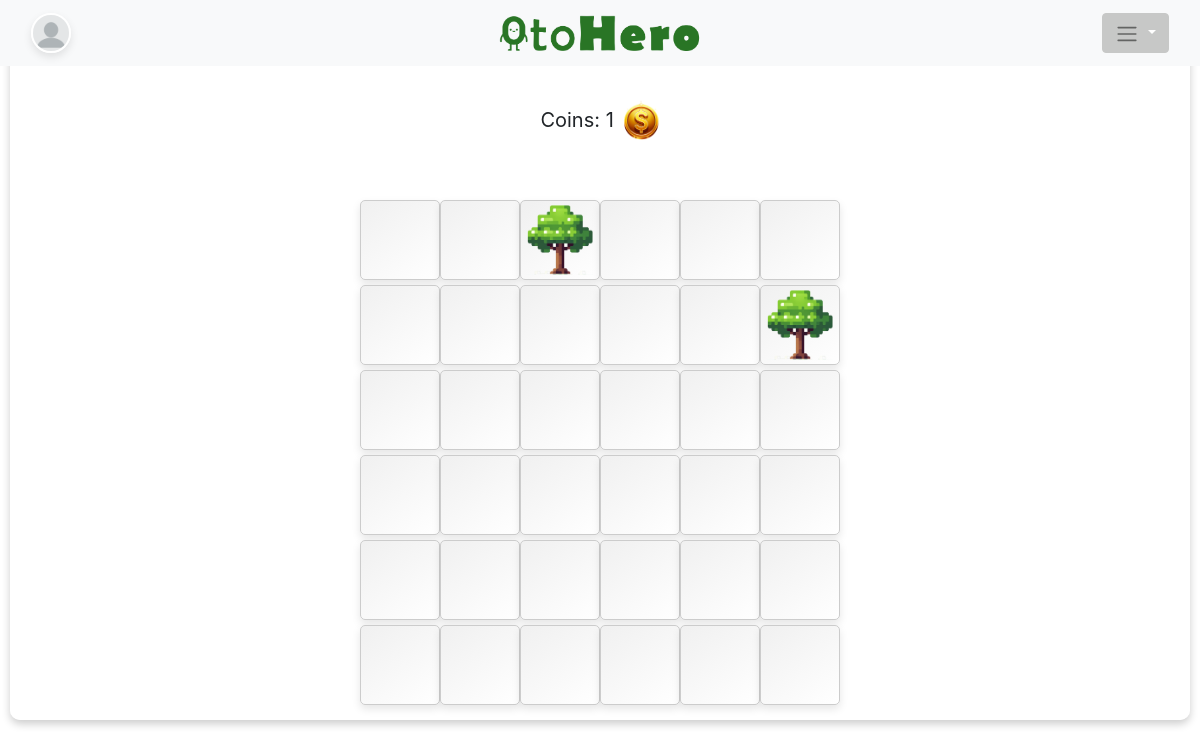
Page /project/village/ (signed in) on the committed database.
### project/models.py (models this page shows, shortened)
class CustomUser(AbstractUser):
    streak = models.PositiveIntegerField(default=0)
    best_streak =  models.PositiveIntegerField(default=0)
    coins = models.PositiveIntegerField(default=0)
    profile_picture = models.CharField(max_length=25, default="blank.jpeg")
    is_gamekeeper = models.BooleanField(default=False)

class VillageShop(models.Model):
    item = models.CharField(max_length=25) #The item in the village.
    cost = models.PositiveIntegerField() #The cost of the item.
    max_quantity = models.PositiveIntegerField()
    image_name = models.CharField(max_length=50, default="")

### project/views.py (the view, shortened to what this page needs)
# urls.py: path('village/', views.village, name='village'),
@login_required
def village(request):
    errors = []
    all_village_items = list(Village.objects.filter(user=request.user).order_by("position"))
    board = []
    for row in range(6):  # Assuming a 6x6 board
        board_row = []
        for col in range(6):
            image_path = None
            if len(all_village_items) > 0 and all_village_items[0].position == row * 6 + col:
                image_path = all_village_items[0].item.image_name
                all_village_items.pop(0)
            board_row.append({'image_path': image_path})
        board.append(board_row)
    num_coins = request.user.coins  # Get the current user's coins
    if not num_coins:
        num_coins = 0  # Default to 0 if None
    context = {
        'board': board,
        'num_coins': num_coins,  # Add num_coins to the context
        'errors' : errors
    }
    return render(request, 'project/village.html', context)

### project/templatetags/math_filters.py (called while the page is built)
@register.filter
def find_grid_position(i,j):
    return i * 6 + j

### project/templates/project/village.html (shortened to what this page needs)
{% extends 'base.html' %}
{% load static %}
{% load math_filters %}
{% block content %}
<div class="game-board-container">
    <div class="user-coins-display">
        <div class="coins-text-and-value">Coins: {{ num_coins }}</div>
        <div class="coin-img-container">
            <img class="coin-img" src="{% static 'project/coin.png' %}" alt="Coin">
        </div>
    </div>
    <div class="game-board">
        {% for row in board %}
            <div class="row">
                {% for cell in row %}
                    <a href="{% url 'village_shop'%}?position={{ forloop.parentloop.counter0|find_grid_position:forloop.counter0 }}">
                    <div class="cell">
                        {% if cell.image_path %}
                            <img src="{% static 'project/game_assets/'|add:cell.image_path %}" alt="Cell Image">
                        {% endif %}
                    </div>
                {% endfor %}
            </div>
        {% endfor %}
    </div>
</div>
{% endblock %}

### project/templates/project/navbar.html (shortened to what this page needs)
<nav class="navbar navbar-expand-lg navbar-light bg-light fixed-top">
  <div class="container-fluid d-flex justify-content-between">
    {% load static %}
    {% if request.user.is_authenticated %}
    <a class="navbar-brand" href="{% url 'profile' request.user.username %}">
      <img src="{% static 'project/'|add:request.user.profile_picture%}" alt="Profile" style="width: 40px; height: 40px; border-radius: 50%;">
    </a>
    {% endif %}
    <a class="navbar-logo mx-auto" href="{% url 'home' %}" style="position: absolute; left: 50%; transform: translateX(-50%);">
      <img src="{% static 'project/brand_logo.png' %}" alt="AppName" style="height: 40px;">
    </a>
    <div class="nav-item dropdown">
      <button class="btn btn-secondary dropdown-toggle" type="button" id="dropdownMenuButton" data-toggle="dropdown" aria-haspopup="true" aria-expanded="false">
          <span class="navbar-toggler-icon"></span>
      </button>
      </div>
    </div>
  </nav>

### project/static/project/css/styles.css (style rules this page uses)
* { box-sizing: border-box; margin: 0; padding: 0; }
.navbar-brand img { width: 60px; height: 60px; border-radius: 50%; object-fit: cover; border: 2px solid #ffffff; box-shadow: 0px 4px 8px rgba(0, 0, 0, 0.1); }
.btn-secondary { background-color: #c7c8c7; border-color: #c7c8c7; }
.game-board-container { width: calc(100% - 20px); margin: 20px auto; padding: 10px; padding-top: 180px; background: rgba(255, 255, 255, 0.8); border-radius: 10px; box-shadow: 0 4px 8px rgba(0,0,0,0.2); }
.game-board { display: flex; flex-direction: column; align-items: center; }
.cell { width: 12vw; height: 12vw; max-width: 80px; max-height: 80px; margin-bottom: 5px; border: 1px solid #ccc; background: linear-gradient(145deg, #f0f0f0, #ffffff); border-radius: 5px; box-shadow: 0 4px 8px rgba(0,0,0,0.1); display: flex; justify-content: center; align-items: center; position: relative; transition: transform 0.2s ease, background-color 0.3s ease; }
.cell img { max-width: 90%; max-height: 90%; object-fit: contain; }
.user-coins-display { display: flex; align-items: center; justify-content: center; position: absolute; top: 100px; left: 50%; transform: translateX(-50%); font-size: 20px; }
.coins-text-and-value, .coin-img-container { display: inline-flex; align-items: center; }
.coin-img { height: 5vh; margin-left: 10px; }
.coin-img { height: 5vh; }

### rows in the picture
CustomUser: profile_picture (placeholder picture)
VillageShop: image_name (picture)

### other values in the picture
{{ num_coins }} "1"
